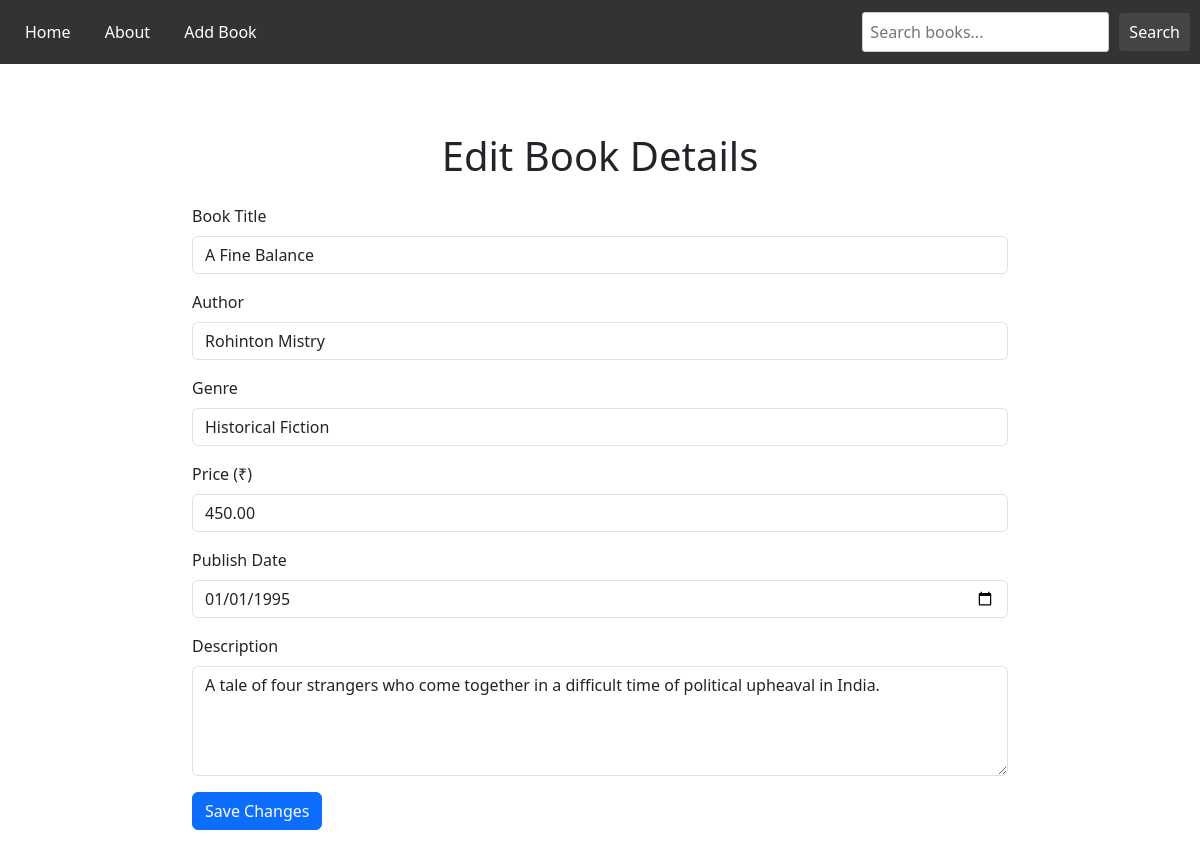
The page /edit/3/ on the database its author committed.
### books/models.py (models this page shows, shortened)
class Book(models.Model):
    title = models.CharField(max_length=100)
    author = models.CharField(max_length=50)
    genre = models.CharField(max_length=50)
    price = models.DecimalField(max_digits=6,decimal_places=2)
    publish_date = models.DateField()
    description = models.TextField()

### books/views.py (the view, shortened to what this page needs)
# urls.py: path('edit/<int:id>/', views.edit_book, name='edit'),
def edit_book(request,id):
    book = get_object_or_404(Book, id=id)
    context = {
        'book': book
    }
    return render(request, 'edit_book.html', context)

### books/templates/edit_book.html (shortened to what this page needs)
{% extends 'main.html' %}
{% block content %}
<div class="container mt-5" style="width: 70%;">
    <h1 class="text-center">Edit Book Details</h1>
    <form method="POST" action="" class="mt-4">
        <div class="mb-3">
            <label for="title" class="form-label">Book Title</label>
            <input type="text" class="form-control" id="title" name="title" value="{{ book.title }}" required>
        </div>
        <div class="mb-3">
            <label for="author" class="form-label">Author</label>
            <input type="text" class="form-control" id="author" name="author" value="{{ book.author }}" required>
        </div>
        <div class="mb-3">
            <label for="genre" class="form-label">Genre</label>
            <input type="text" class="form-control" id="genre" name="genre" value="{{ book.genre }}" required>
        </div>
        <div class="mb-3">
            <label for="price" class="form-label">Price (₹)</label>
            <input type="number" class="form-control" id="price" name="price" step="0.01" value="{{ book.price }}" required>
        </div>
        <div class="mb-3">
            <label for="publish_date" class="form-label">Publish Date</label>
            <input type="date" class="form-control" id="publish_date" name="publish_date" value="{{ book.publish_date|date:'Y-m-d' }}" required>
        </div>
        <div class="mb-3">
            <label for="description" class="form-label">Description</label>
            <textarea class="form-control" id="description" name="description" rows="4" required>{{ book.description }}</textarea>
        </div>
        <button type="submit" class="btn btn-primary">Save Changes</button>
    </form>
</div>
{% endblock %}

### books/static/style.css (style rules this page uses)
body { font-family: Arial, sans-serif; margin: 0; }
.container { max-width: 1200px; margin: 30px auto; padding: 20px; }
h1 { font-size: 36px; color: #333; text-align: center; margin-bottom: 20px; }

### rows shown on the page
Book: title "A Fine Balance", author "Rohinton Mistry", genre "Historical Fiction", price "450.00", publish_date "01/01/1995", description "A tale of four strangers who come together in a difficult time of political upheaval in India."
